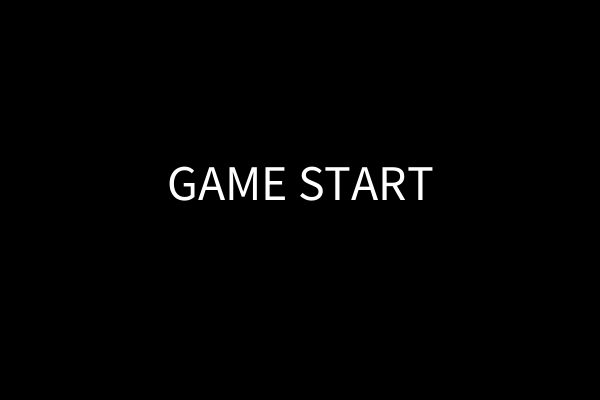
Frame 1 (no input)
Frame 60 (the mouse pressed at the canvas centre just before this capture): identical to frame 1, image omitted
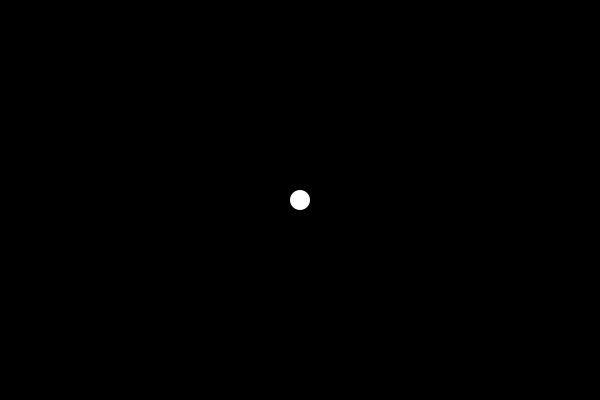
Frame 120 (the mouse held since frame 60 and released just before this capture)

The Processing sketch that drew these frames (run headless with seeded random() and noise(); from frame 60 on, the mouse is pressed at the canvas centre):

// Processing sketch: EatCircle1
// ── EatCircle1.pde
class Circle {
  float x,y,s;
  color c;
  Circle(float x,float y) {
    this.x = x;
    this.y = y;
  }

  void display() {
    fill(this.c);
    ellipse(this.x,this.y,this.s,this.s);
  }
}

Circle player;
int status = 0;
void setup() {
  size(600,400);
  player = new Circle(width/2,height/2);
  player.s = 20;
}

void draw() {
  background(0);
  if (status == 0) {
    fill(255);
    textAlign(CENTER);
    textSize(50);
    text("GAME START",width/2,height/2);
    return;
  }
  
  player.x = mouseX;
  player.y = mouseY;
  if (status == 1) {
    noStroke();
    player.c = color(255);
    player.display();
  }
}

void mousePressed() {
  if (status == 0)
    status = 1;
}
